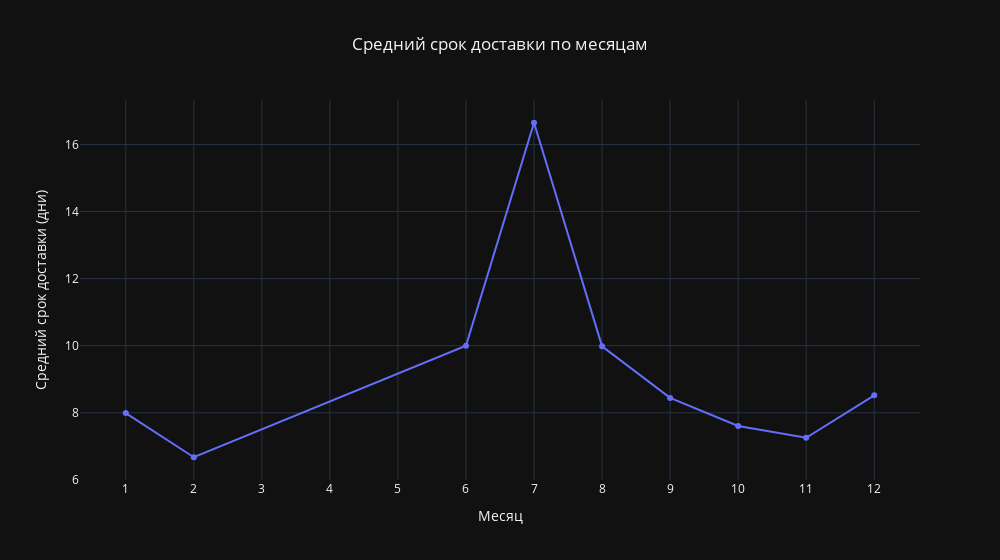

Notebook source saved alongside this figure:
### Markdown cell above
## График 6. Динамика сроков доставки по месяцам

### Code cell
monthly_avg = data.groupby('Месяц')['Срок доставки факт'].mean().reset_index()

line_fig = px.line(
    monthly_avg, 
    x='Месяц', 
    y='Срок доставки факт',
    title='Средний срок доставки по месяцам',
    width=1000, 
    markers=True,
)

line_fig.update_layout( 
    title_x=0.5,
    xaxis_title="Месяц",
    yaxis_title="Средний срок доставки (дни)",
    template='plotly_dark'
    )

line_fig.update_xaxes(tickvals=list(range(1,13))) 
line_fig.show()

### Figure 1 — Plotly figure (JSON) as saved in the notebook; plotly's stock layout.template omitted (floating-point values rounded to 4 significant figures)
{"data": [{"hovertemplate": "Месяц=%{x}<br>Срок доставки факт=%{y}<extra></extra>", "legendgroup": "", "line": {"color": "#636efa", "dash": "solid"}, "marker": {"symbol": "circle"}, "mode": "lines+markers", "name": "", "orientation": "v", "showlegend": false, "type": "scatter", "x": [1, 2, 6, 7, 8, 9, 10, 11, 12], "xaxis": "x", "y": [7.991, 6.673, 10.0, 16.65, 9.982, 8.444, 7.606, 7.254, 8.522], "yaxis": "y"}], "layout": {"legend": {"tracegroupgap": 0}, "title": {"text": "Средний срок доставки по месяцам", "x": 0.5}, "width": 1000, "xaxis": {"anchor": "y", "domain": [0, 1], "tickvals": [1, 2, 3, 4, 5, 6, 7, 8, 9, 10, 11, 12], "title": {"text": "Месяц"}}, "yaxis": {"anchor": "x", "domain": [0, 1], "title": {"text": "Средний срок доставки (дни)"}}}}
